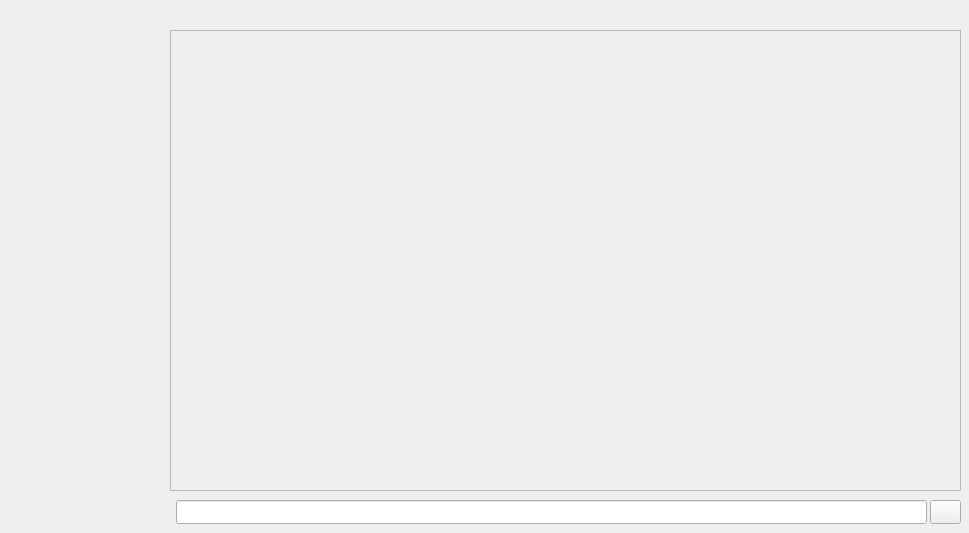
<?xml version="1.0" encoding="UTF-8"?>
<ui version="4.0">
 <class>MainWindow</class>
 <widget class="QMainWindow" name="MainWindow">
  <property name="windowModality">
   <enum>Qt::WindowModality::NonModal</enum>
  </property>
  <property name="geometry">
   <rect>
    <x>0</x>
    <y>0</y>
    <width>969</width>
    <height>533</height>
   </rect>
  </property>
  <property name="sizePolicy">
   <sizepolicy hsizetype="Expanding" vsizetype="Expanding">
    <horstretch>0</horstretch>
    <verstretch>0</verstretch>
   </sizepolicy>
  </property>
  <property name="tabletTracking">
   <bool>false</bool>
  </property>
  <property name="windowTitle">
   <string>MainWindow</string>
  </property>
  <property name="autoFillBackground">
   <bool>true</bool>
  </property>
  <property name="dockOptions">
   <set>QMainWindow::DockOption::AllowNestedDocks|QMainWindow::DockOption::AllowTabbedDocks|QMainWindow::DockOption::AnimatedDocks|QMainWindow::DockOption::ForceTabbedDocks|QMainWindow::DockOption::GroupedDragging|QMainWindow::DockOption::VerticalTabs</set>
  </property>
  <property name="unifiedTitleAndToolBarOnMac">
   <bool>true</bool>
  </property>
  <widget class="QWidget" name="centralwidget">
   <property name="sizePolicy">
    <sizepolicy hsizetype="Expanding" vsizetype="Expanding">
     <horstretch>0</horstretch>
     <verstretch>0</verstretch>
    </sizepolicy>
   </property>
   <property name="tabletTracking">
    <bool>true</bool>
   </property>
   <widget class="QLineEdit" name="lineEdit">
    <property name="geometry">
     <rect>
      <x>176</x>
      <y>500</y>
      <width>751</width>
      <height>24</height>
     </rect>
    </property>
   </widget>
   <widget class="QPushButton" name="pushButton">
    <property name="geometry">
     <rect>
      <x>930</x>
      <y>500</y>
      <width>31</width>
      <height>24</height>
     </rect>
    </property>
    <property name="cursor">
     <cursorShape>PointingHandCursor</cursorShape>
    </property>
    <property name="text">
     <string/>
    </property>
    <property name="icon">
     <iconset>
      <normaloff>free-icon-email-13906061 (1).png</normaloff>free-icon-email-13906061 (1).png</iconset>
    </property>
    <property name="iconSize">
     <size>
      <width>21</width>
      <height>17</height>
     </size>
    </property>
    <property name="default">
     <bool>false</bool>
    </property>
   </widget>
   <widget class="QScrollArea" name="scrollAreaMessage">
    <property name="enabled">
     <bool>true</bool>
    </property>
    <property name="geometry">
     <rect>
      <x>170</x>
      <y>30</y>
      <width>791</width>
      <height>461</height>
     </rect>
    </property>
    <property name="widgetResizable">
     <bool>true</bool>
    </property>
    <widget class="QWidget" name="scrollAreaWidgetContents">
     <property name="geometry">
      <rect>
       <x>0</x>
       <y>0</y>
       <width>789</width>
       <height>459</height>
      </rect>
     </property>
    </widget>
   </widget>
  </widget>
 </widget>
 <resources/>
 <connections/>
</ui>
